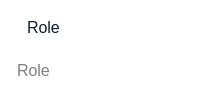
          <widget class="QFrame" name="horizontalFrame_5">
           <property name="sizePolicy">
            <sizepolicy hsizetype="Preferred" vsizetype="Fixed">
             <horstretch>0</horstretch>
             <verstretch>0</verstretch>
            </sizepolicy>
           </property>
           <property name="styleSheet">
            <string notr="true">padding:0;
background-color: rgb(255, 255, 255);
border-radius:10px;</string>
           </property>
           <layout class="QVBoxLayout" name="verticalLayout_3">
            <property name="spacing">
             <number>0</number>
            </property>
            <property name="leftMargin">
             <number>5</number>
            </property>
            <property name="topMargin">
             <number>5</number>
            </property>
            <property name="rightMargin">
             <number>5</number>
            </property>
            <property name="bottomMargin">
             <number>5</number>
            </property>
            <item>
             <widget class="QFrame" name="horizontalFrame_6">
              <property name="sizePolicy">
               <sizepolicy hsizetype="Preferred" vsizetype="Fixed">
                <horstretch>0</horstretch>
                <verstretch>0</verstretch>
               </sizepolicy>
              </property>
              <layout class="QHBoxLayout" name="horizontalLayout_18">
               <item>
                <widget class="QLabel" name="label_18">
                 <property name="sizePolicy">
                  <sizepolicy hsizetype="Fixed" vsizetype="Fixed">
                   <horstretch>0</horstretch>
                   <verstretch>0</verstretch>
                  </sizepolicy>
                 </property>
                 <property name="text">
                  <string/>
                 </property>
                 <property name="pixmap">
                  <pixmap resource="resources.qrc">:/resources/icons/role.svg</pixmap>
                 </property>
                </widget>
               </item>
               <item>
                <widget class="QLabel" name="label_19">
                 <property name="sizePolicy">
                  <sizepolicy hsizetype="Preferred" vsizetype="Fixed">
                   <horstretch>0</horstretch>
                   <verstretch>0</verstretch>
                  </sizepolicy>
                 </property>
                 <property name="font">
                  <font>
                   <pointsize>12</pointsize>
                  </font>
                 </property>
                 <property name="styleSheet">
                  <string notr="true">color: rgb(14, 28, 44);</string>
                 </property>
                 <property name="text">
                  <string>Role</string>
                 </property>
                </widget>
               </item>
              </layout>
             </widget>
            </item>
            <item>
             <widget class="QLineEdit" name="role_lineEdit">
              <property name="sizePolicy">
               <sizepolicy hsizetype="Preferred" vsizetype="Fixed">
                <horstretch>0</horstretch>
                <verstretch>0</verstretch>
               </sizepolicy>
              </property>
              <property name="font">
               <font>
                <pointsize>12</pointsize>
               </font>
              </property>
              <property name="styleSheet">
               <string notr="true">padding:10px;
border:none;</string>
              </property>
              <property name="placeholderText">
               <string>Role</string>
              </property>
             </widget>
            </item>
           </layout>
          </widget>
